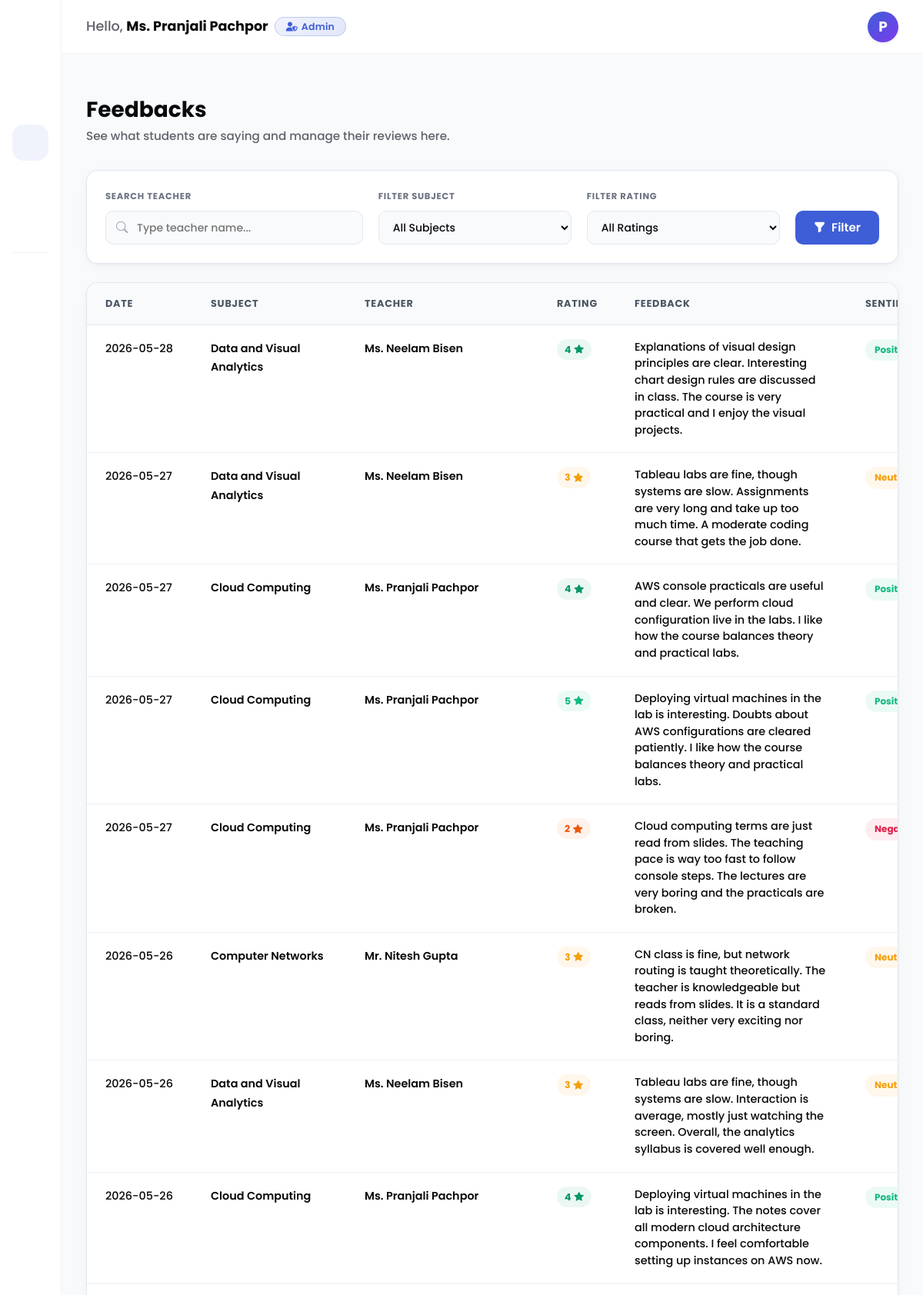
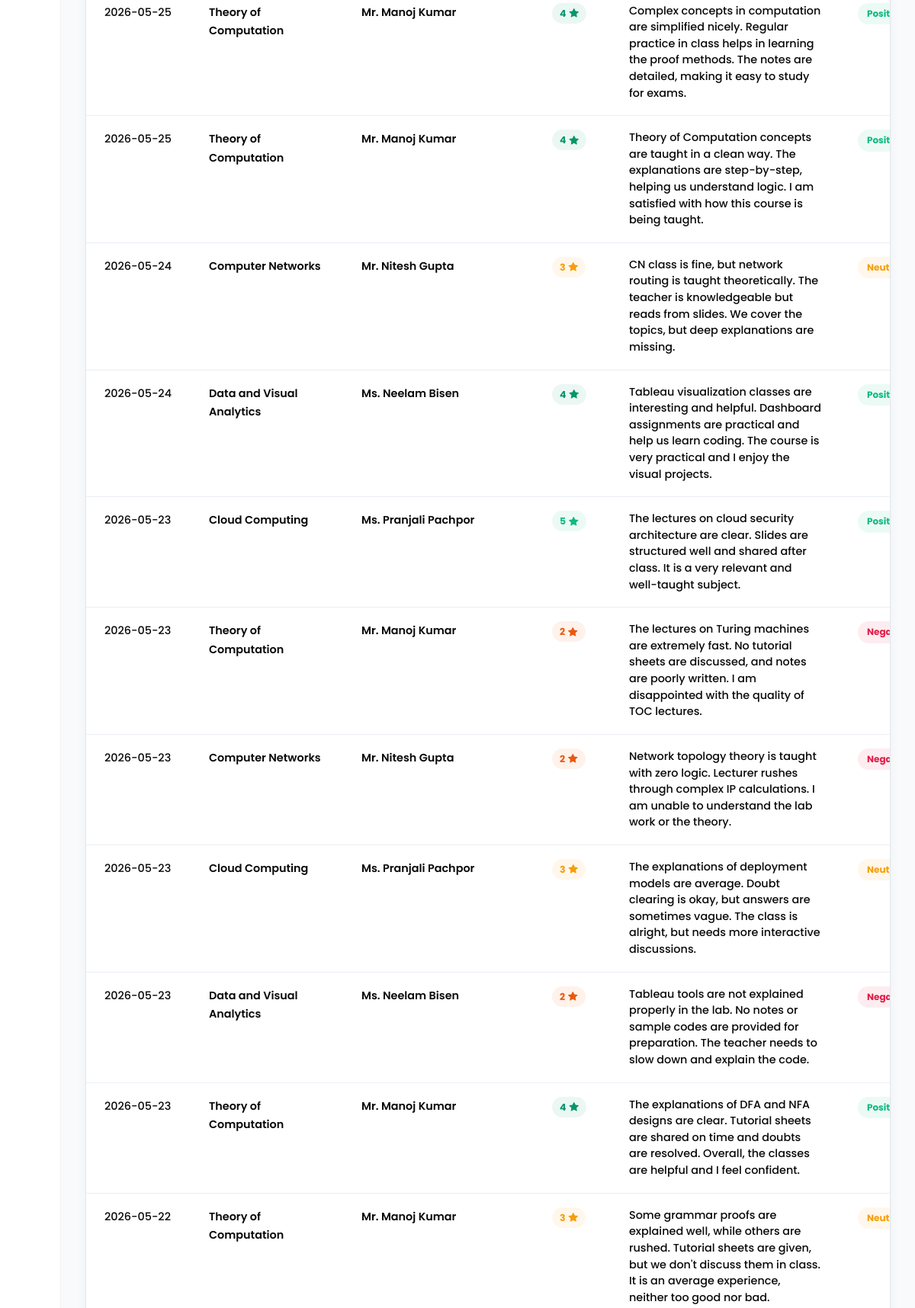
The page /admin/feedbacks (signed in, upper part) on the database its author committed (2 pictures, top to bottom).
### tables this page shows
CREATE TABLE teachers (
            user_id TEXT PRIMARY KEY,
            name TEXT NOT NULL,
            password TEXT NOT NULL,
            admin TEXT DEFAULT 'no'
        );

CREATE TABLE feedback (
            id INTEGER PRIMARY KEY AUTOINCREMENT,
            subject TEXT NOT NULL,
            teacher TEXT NOT NULL,
            rating_star INTEGER NOT NULL,
            feedback_comment TEXT NOT NULL,
            sentiment_analysis TEXT NOT NULL,
            date TEXT NOT NULL,
            FOREIGN KEY (subject) REFERENCES subjects(subject_code),
            FOREIGN KEY (teacher) REFERENCES teachers(user_id)
        );

CREATE TABLE subjects (
            subject_code TEXT PRIMARY KEY,
            subject_name TEXT NOT NULL
        );

### routes/admin.py (the view)
@admin_bp.route('/feedbacks')
@admin_required
def feedbacks():
    conn = get_db_connection()
    teacher_query = request.args.get('teacher', '').strip()
    subject_id = request.args.get('subject_id', '').strip()
    rating = request.args.get('rating', '').strip()
    query = """
        SELECT f.*, s.subject_name, t.name as teacher_name
        FROM feedback f
        LEFT JOIN subjects s ON f.subject = s.subject_code
        LEFT JOIN teachers t ON f.teacher = t.user_id
        WHERE 1=1
    """
    params = []
    if teacher_query:
        query += " AND t.name LIKE ?"
        params.append(f"%{teacher_query}%")
    if subject_id:
        query += " AND f.subject = ?"
        params.append(subject_id)
    if rating:
        query += " AND f.rating_star = ?"
        params.append(int(rating))
    query += " ORDER BY f.id DESC"
    feedbacks_raw = conn.execute(query, params).fetchall()
    feedbacks = [dict(f) for f in feedbacks_raw]
    for f in feedbacks:
        if not f['subject_name']: f['subject_name'] = f['subject']
        if not f['teacher_name']: f['teacher_name'] = f['teacher']
        if f.get('date'):
            f['date'] = str(f['date']).split(' ')[0]
    subjects = conn.execute("SELECT subject_code as id, subject_name as name FROM subjects ORDER BY subject_code ASC").fetchall()
    conn.close()
    return render_template('admin/feedbacks.html',
                           active_page='feedbacks',
                           feedbacks=feedbacks,
                           all_subjects=[dict(s) for s in subjects],
                           hide_navbar=True,
                           hide_footer=True)

### database.py (called while the page is built)
def get_db_connection():
    conn = sqlite3.connect(DATABASE_FILE)
    conn.row_factory = sqlite3.Row
    conn.execute("PRAGMA foreign_keys = ON")
    return conn

### routes/admin.py (called while the page is built)
def admin_required(f):
    @wraps(f)
    def decorated_function(*args, **kwargs):
        if not session.get('user_id'):
            flash('Please log in to access this page.', 'danger')
            return redirect(url_for('main.index'))
        if session.get('role') != 'admin':
            flash('Access denied. Redirected to teacher dashboard.', 'danger')
            return redirect(url_for('admin.teacher_dashboard'))
        return f(*args, **kwargs)
    return decorated_function

@admin_bp.after_request
def add_no_cache_headers(response):
    response.headers['Cache-Control'] = 'no-store, no-cache, must-revalidate, max-age=0'
    response.headers['Pragma'] = 'no-cache'
    response.headers['Expires'] = '0'
    return response

### templates/admin/feedbacks.html (shortened to what this page needs)
{% extends "admin/base.html" %}
{% block admin_title %}Feedbacks{% endblock %}
{% block admin_subtitle %}See what students are saying and manage their reviews here.{% endblock %}
{% block admin_content %}
<div class="db-filter-card mb-4">
    <form method="GET" action="{{ url_for('admin.feedbacks') }}" class="db-filter-form">
        <div class="db-filter-grid">
            <div class="db-filter-field">
                <label for="teacher-search" class="db-filter-label">Search Teacher</label>
                <div class="db-filter-input-wrap">
                    <input type="text" id="teacher-search" name="teacher" class="db-filter-input"
                           placeholder="Type teacher name..." value="{{ request.args.get('teacher', '') }}">
                </div>
            </div>
            <div class="db-filter-field">
                <label for="subject-filter" class="db-filter-label">Filter Subject</label>
                <div class="db-filter-select-wrap">
                    <select id="subject-filter" name="subject_id" class="db-filter-select">
                        <option value="">All Subjects</option>
                    </select>
                </div>
            </div>
            <div class="db-filter-field">
                <label for="rating-filter" class="db-filter-label">Filter Rating</label>
                <div class="db-filter-select-wrap">
                    <select id="rating-filter" name="rating" class="db-filter-select">
                        <option value="">All Ratings</option>
                    </select>
                </div>
            </div>
            <div class="db-filter-actions">
                <button type="submit" class="db-filter-btn-submit">
                    <i class="bi bi-funnel-fill"></i> Filter
                </button>
            </div>
        </div>
    </form>
</div>
<div class="db-table-card">
    <div class="db-table-card__body">
        {% if feedbacks %}
        <div class="db-table-wrap">
            <table class="db-table align-middle">
                <thead>
                    <tr>
                        <th>Date</th>
                        <th>Subject</th>
                        <th>Teacher</th>
                        <th>Rating</th>
                        <th>Feedback</th>
                        <th>Sentiment</th>
                    </tr>
                </thead>
                <tbody>
                    {% for item in feedbacks %}
                    <tr>
                        <td class="db-table__date">{{ item.date }}</td>
                        <td class="db-table__subject">{{ item.subject_name }}</td>
                        <td class="db-table__teacher">{{ item.teacher_name }}</td>
                        <td>
                            <span class="db-rating-badge db-rating-badge--{{ item.rating_star }}">{{ item.rating_star }} <i class="bi bi-star-fill"></i></span>
                        </td>
                        <td class="db-table__review">
                            {{ item.feedback_comment if item.feedback_comment else '-' }}
                        </td>
                        <td>
                            {% if item.sentiment_analysis == 'positive' %}
                            <span class="db-sentiment-badge db-sentiment-badge--pos">
                                Positive
                            </span>
                            {% elif item.sentiment_analysis == 'negative' %}
                            <span class="db-sentiment-badge db-sentiment-badge--neg">
                                Negative
                            </span>
                            {% else %}
                            <span class="db-sentiment-badge db-sentiment-badge--neu">
                                Neutral
                            </span>
                            {% endif %}
                        </td>
                    </tr>
                    {% endfor %}
                </tbody>
            </table>
        </div>
        {% else %}
        <div class="db-table-empty py-5">
            <i class="fi fi-br-messages db-chart-empty__icon"></i>
            <p class="mt-2 text-muted fw-medium">No reviews found matching the search criteria.</p>
        </div>
        {% endif %}
    </div>
</div>
{% endblock %}

### templates/admin/base.html (shortened to what this page needs)
{% extends "base.html" %}
{% block content %}
<div class="container-fluid p-0 admin-dashboard-container">
    <div class="row g-0">
        <div class="admin-sidebar d-flex flex-column">
            <div class="sidebar-brand px-4 d-flex align-items-center justify-content-between">
                <button type="button" class="btn-sidebar-close" id="sidebar-close-btn" title="Toggle Sidebar">
                </button>
            </div>
            <div class="px-3 py-4 flex-grow-1">
                <ul class="nav flex-column w-100" id="sidebar-menu">
                    {% if session.get('role') == 'admin' %}
                    <li class="nav-item mb-1">
                        <a href="{{ url_for('admin.dashboard') }}"
                            class="sidebar-nav-link sidebar-menu-item {% if active_page == 'dashboard' %}active{% endif %}">
                            <i class="sidebar-menu-icon fi fi-br-layout-fluid"></i>
                        </a>
                    </li>
                    <li class="nav-item mb-1">
                        <a href="{{ url_for('admin.feedbacks') }}"
                            class="sidebar-nav-link sidebar-menu-item {% if active_page == 'feedbacks' %}active{% endif %}">
                            <i class="sidebar-menu-icon fi fi-br-messages"></i>
                        </a>
                    </li>
                    <li class="nav-item mb-1">
                        <a href="{{ url_for('admin.teachers') }}"
                            class="sidebar-nav-link sidebar-menu-item {% if active_page == 'teachers' %}active{% endif %}">
                            <i class="sidebar-menu-icon fi fi-br-users"></i>
                        </a>
                    </li>
                    <li class="nav-item mb-1">
                        <a href="{{ url_for('admin.subjects') }}"
                            class="sidebar-nav-link sidebar-menu-item {% if active_page == 'subjects' %}active{% endif %}">
                            <i class="sidebar-menu-icon fi fi-br-book-open-cover"></i>
                        </a>
                    </li>
                    {% endif %}
                    {% if session.get('user_id') and not session.get('user_id').upper().startswith('ADM') %}
                    {% if session.get('role') == 'admin' %}
                    <li class="sidebar-divider"></li>
                    {% endif %}
                    <li class="nav-item mb-1">
                        <a href="{{ url_for('admin.teacher_dashboard') }}" class="sidebar-nav-link sidebar-menu-item {% if active_page == 'teacher_dashboard' %}active{% endif %}">
                            <i class="sidebar-menu-icon fi fi-br-stats"></i>
                        </a>
                    </li>
                    <li class="nav-item mb-1">
                        <a href="{{ url_for('admin.teacher_feedbacks') }}" class="sidebar-nav-link sidebar-menu-item {% if active_page == 'teacher_feedbacks' %}active{% endif %}">
                            <i class="sidebar-menu-icon fi fi-br-messages"></i>
                        </a>
                    </li>
                    {% endif %}
                </ul>
            </div>
        </div>
        <div class="main-content-wrapper d-flex flex-column">
            <div class="admin-topbar d-flex align-items-center justify-content-between px-4"
                style="z-index: 100; flex-shrink: 0;">
                <div class="d-flex align-items-center gap-2">
                    <span
                        style="font-size: 1.1rem; font-weight: 500; color: var(--text-secondary); font-family: 'Poppins', sans-serif;">
                        Hello, <span style="font-weight: 700; color: var(--text-primary);">{{ session.get('user_name')
                            }}</span>
                    </span>
                    {% if session.get('role') == 'admin' %}
                    <span class="d-inline-flex align-items-center justify-content-center"
                        style="font-size: 0.78rem; font-weight: 600; background: linear-gradient(135deg, rgba(62, 94, 215, 0.08), rgba(62, 94, 215, 0.15)); color: var(--primary); border: 1px solid rgba(62, 94, 215, 0.25); padding: 5px 14px; border-radius: 50px; font-family: 'Poppins', sans-serif; line-height: 1.1; letter-spacing: 0.2px;">
                        <i class="fas fa-user-shield" style="font-size: 0.75rem; margin-right: 5px;"></i>Admin
                    </span>
                    {% endif %}
                </div>
                <div class="d-flex align-items-center gap-3 position-relative">
                    <a href="{{ url_for('admin.profile') }}" class="text-decoration-none" title="View Profile">
                        <div class="user-avatar-circle d-flex align-items-center justify-content-center shadow-sm"
                            style="width: 40px; height: 40px; border-radius: 50%; background: linear-gradient(135deg, var(--primary), var(--purple-accent)); color: #fff; font-weight: 700; font-size: 1.15rem; font-family: 'Poppins', sans-serif; text-transform: uppercase; transition: all 0.25s cubic-bezier(0.4, 0, 0.2, 1); cursor: pointer; box-shadow: 0 4px 10px rgba(62, 94, 215, 0.2);"
                            onmouseover="this.style.transform='scale(1.08) translateY(-2px)'; this.style.boxShadow='0 8px 16px rgba(62, 94, 215, 0.3)';"
                            onmouseout="this.style.transform='scale(1) translateY(0)'; this.style.boxShadow='0 4px 10px rgba(62, 94, 215, 0.2)';">
                            {% if session.get('user_name') %}
                                {% set _raw = session.get('user_name')|trim %}
                                {% set _prefixes = ['prof.', 'prof', 'mrs.', 'mrs', 'mr.', 'mr', 'ms.', 'ms', 'dr.', 'dr'] %}
                                {% set ns = namespace(display=_raw, found=false) %}
                                {% for _p in _prefixes %}
                                    {% if not ns.found and _raw.lower().startswith(_p) %}
                                        {% set ns.display = _raw[_p|length:]|trim %}
                                        {% set ns.found = true %}
                                    {% endif %}
                                {% endfor %}
                                {{ ns.display[0]|upper }}
                            {% else %}A{% endif %}
                        </div>
                    </a>
                </div>
            </div>
            <div class="db-scroll-area flex-grow-1">
                <div class="db-page-wrap pb-2 pt-5 mt-2 mb-3">
                    <h3 class="fw-bold mb-1 fs-3" style="color: var(--text-primary) !important;">{% block admin_title
                        %}{% endblock %}</h3>
                    <p class="mb-0 fw-medium" style="color: var(--title-desc-color) !important;">{% block admin_subtitle
                        %}{% endblock %}</p>
                </div>
                <div class="dashboard-section mt-4">
                    <div class="db-page-wrap pt-0">
                        {% block admin_content %}{% endblock %}
                    </div>
                </div>
            </div>
        </div>
    </div>
</div>
{% endblock %}

### rows shown on the page
teachers: get "Ms. Pranjali Pachpor"
feedback: date "2026-05-28", subject_name "Data and Visual Analytics", teacher_name "Ms. Neelam Bisen", rating_star "4", feedback_comment "Explanations of visual design principles are clear. Interesting chart design rules are discussed in class. The course is very practical and I enjoy the visual projects.", sentiment_analysis "Positive"
feedback: date "2026-05-27", subject_name "Data and Visual Analytics", teacher_name "Ms. Neelam Bisen", rating_star "3", feedback_comment "Tableau labs are fine, though systems are slow. Assignments are very long and take up too much time. A moderate coding course that gets the job done.", sentiment_analysis "Neutral"
feedback: date "2026-05-27", subject_name "Cloud Computing", teacher_name "Ms. Pranjali Pachpor", rating_star "4", feedback_comment "AWS console practicals are useful and clear. We perform cloud configuration live in the labs. I like how the course balances theory and practical labs.", sentiment_analysis "Positive"
feedback: date "2026-05-27", subject_name "Cloud Computing", teacher_name "Ms. Pranjali Pachpor", rating_star "5", feedback_comment "Deploying virtual machines in the lab is interesting. Doubts about AWS configurations are cleared patiently. I like how the course balances theory and practical labs.", sentiment_analysis "Positive"
feedback: date "2026-05-27", subject_name "Cloud Computing", teacher_name "Ms. Pranjali Pachpor", rating_star "2", feedback_comment "Cloud computing terms are just read from slides. The teaching pace is way too fast to follow console steps. The lectures are very boring and the practicals are broken.", sentiment_analysis "Negative"
feedback: date "2026-05-26", subject_name "Computer Networks", teacher_name "Mr. Nitesh Gupta", rating_star "3", feedback_comment "CN class is fine, but network routing is taught theoretically. The teacher is knowledgeable but reads from slides. It is a standard class, neither very exciting nor boring.", sentiment_analysis "Neutral"
feedback: date "2026-05-26", subject_name "Data and Visual Analytics", teacher_name "Ms. Neelam Bisen", rating_star "3", feedback_comment "Tableau labs are fine, though systems are slow. Interaction is average, mostly just watching the screen. Overall, the analytics syllabus is covered well enough.", sentiment_analysis "Neutral"
feedback: date "2026-05-26", subject_name "Cloud Computing", teacher_name "Ms. Pranjali Pachpor", rating_star "4", feedback_comment "Deploying virtual machines in the lab is interesting. The notes cover all modern cloud architecture components. I feel comfortable setting up instances on AWS now.", sentiment_analysis "Positive"
feedback: date "2026-05-25", subject_name "Theory of Computation", teacher_name "Mr. Manoj Kumar", rating_star "4", feedback_comment "Complex concepts in computation are simplified nicely. Regular practice in class helps in learning the proof methods. The notes are detailed, making it easy to study for exams.", sentiment_analysis "Positive"
feedback: date "2026-05-25", subject_name "Theory of Computation", teacher_name "Mr. Manoj Kumar", rating_star "4", feedback_comment "Theory of Computation concepts are taught in a clean way. The explanations are step-by-step, helping us understand logic. I am satisfied with how this course is being taught.", sentiment_analysis "Positive"
feedback: date "2026-05-24", subject_name "Computer Networks", teacher_name "Mr. Nitesh Gupta", rating_star "3", feedback_comment "CN class is fine, but network routing is taught theoretically. The teacher is knowledgeable but reads from slides. We cover the topics, but deep explanations are missing.", sentiment_analysis "Neutral"
feedback: date "2026-05-24", subject_name "Data and Visual Analytics", teacher_name "Ms. Neelam Bisen", rating_star "4", feedback_comment "Tableau visualization classes are interesting and helpful. Dashboard assignments are practical and help us learn coding. The course is very practical and I enjoy the visual projects.", sentiment_analysis "Positive"
feedback: date "2026-05-23", subject_name "Cloud Computing", teacher_name "Ms. Pranjali Pachpor", rating_star "5", feedback_comment "The lectures on cloud security architecture are clear. Slides are structured well and shared after class. It is a very relevant and well-taught subject.", sentiment_analysis "Positive"
feedback: date "2026-05-23", subject_name "Theory of Computation", teacher_name "Mr. Manoj Kumar", rating_star "2", feedback_comment "The lectures on Turing machines are extremely fast. No tutorial sheets are discussed, and notes are poorly written. I am disappointed with the quality of TOC lectures.", sentiment_analysis "Negative"
feedback: date "2026-05-23", subject_name "Computer Networks", teacher_name "Mr. Nitesh Gupta", rating_star "2", feedback_comment "Network topology theory is taught with zero logic. Lecturer rushes through complex IP calculations. I am unable to understand the lab work or the theory.", sentiment_analysis "Negative"
feedback: date "2026-05-23", subject_name "Cloud Computing", teacher_name "Ms. Pranjali Pachpor", rating_star "3", feedback_comment "The explanations of deployment models are average. Doubt clearing is okay, but answers are sometimes vague. The class is alright, but needs more interactive discussions.", sentiment_analysis "Neutral"
feedback: date "2026-05-23", subject_name "Data and Visual Analytics", teacher_name "Ms. Neelam Bisen", rating_star "2", feedback_comment "Tableau tools are not explained properly in the lab. No notes or sample codes are provided for preparation. The teacher needs to slow down and explain the code.", sentiment_analysis "Negative"
feedback: date "2026-05-23", subject_name "Theory of Computation", teacher_name "Mr. Manoj Kumar", rating_star "4", feedback_comment "The explanations of DFA and NFA designs are clear. Tutorial sheets are shared on time and doubts are resolved. Overall, the classes are helpful and I feel confident.", sentiment_analysis "Positive"
feedback: date "2026-05-22", subject_name "Theory of Computation", teacher_name "Mr. Manoj Kumar", rating_star "3", feedback_comment "Some grammar proofs are explained well, while others are rushed. Tutorial sheets are given, but we don't discuss them in class. It is an average experience, neither too good nor bad.", sentiment_analysis "Neutral"

### other values the page prints
{{ ns.display[0]|upper }} "P"
